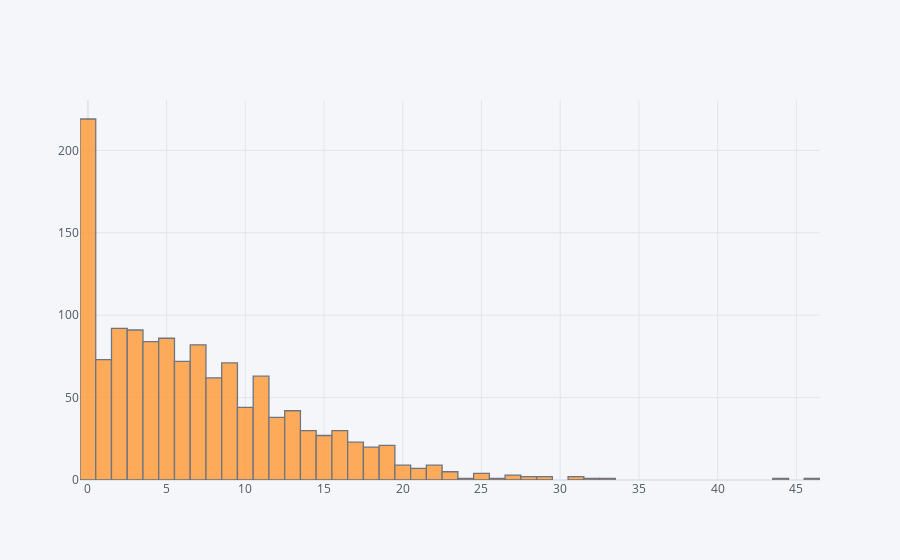

The cell this chart's notebook holds for it:
### Code cell
df['active'].iplot(kind='histogram');

### Figure 1 — Plotly figure (JSON) as saved in the notebook; plotly's stock layout.template omitted (floating-point values rounded to 4 significant figures; data arrays with more than 128 entries replaced by an {"elided": "..."} marker saying what was removed)
{"data": [{"histfunc": "count", "histnorm": "", "marker": {"color": "rgba(255, 153, 51, 1.0)", "line": {"color": "#4D5663", "width": 1.3}}, "name": "active", "opacity": 0.8, "orientation": "v", "type": "histogram", "x": {"elided": "1319 int values"}}], "layout": {"barmode": "overlay", "legend": {"bgcolor": "#F5F6F9", "font": {"color": "#4D5663"}}, "paper_bgcolor": "#F5F6F9", "plot_bgcolor": "#F5F6F9", "title": {"font": {"color": "#4D5663"}}, "xaxis": {"gridcolor": "#E1E5ED", "showgrid": true, "tickfont": {"color": "#4D5663"}, "title": {"font": {"color": "#4D5663"}, "text": ""}, "zerolinecolor": "#E1E5ED"}, "yaxis": {"gridcolor": "#E1E5ED", "showgrid": true, "tickfont": {"color": "#4D5663"}, "title": {"font": {"color": "#4D5663"}, "text": ""}, "zerolinecolor": "#E1E5ED"}}}
